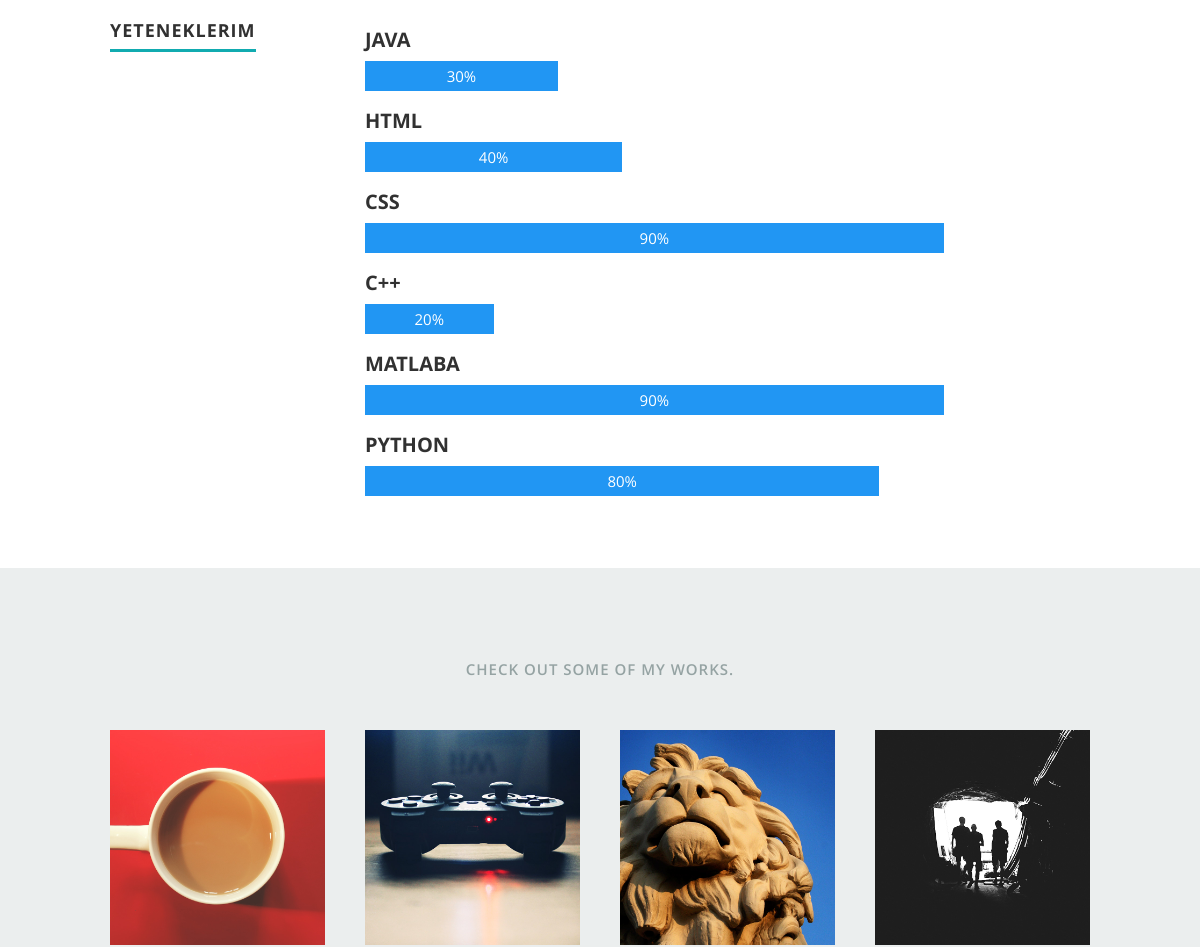
The page /htm/index.php (middle part) on the database as committed earlier.
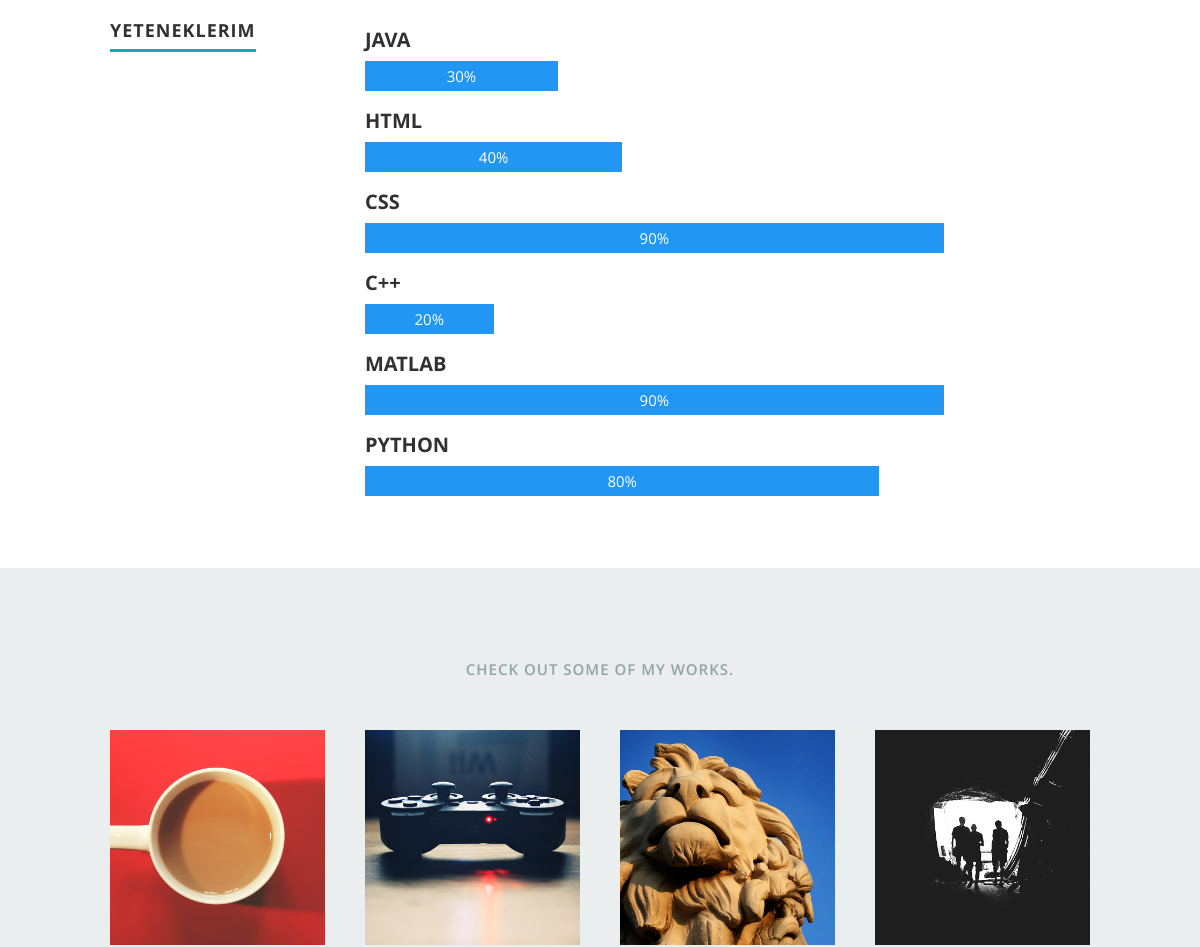
The same page on the database as committed later.
### tables this page shows
CREATE TABLE `skills` (
  `skill_id` int(11) NOT NULL,
  `title` varchar(50) NOT NULL,
  `first_skill` varchar(50) NOT NULL,
  `second_skill` varchar(50) NOT NULL,
  `third_skill` varchar(50) NOT NULL,
  `forth_skill` varchar(50) NOT NULL,
  `fifth_skill` varchar(50) NOT NULL,
  `sixth_skill` varchar(50) NOT NULL,
  `first_counter` varchar(10) NOT NULL,
  `second_counter` varchar(10) NOT NULL,
  `third_counter` varchar(10) NOT NULL,
  `forth_counter` varchar(10) NOT NULL,
  `fifth_counter` varchar(10) NOT NULL,
  `sixth_counter` varchar(10) NOT NULL
);

### htm/index.php (the view, shortened to what this page needs)
<?php
include './nedmin/connect.php';
$fetch_skill = $db->prepare('SELECT * FROM skills WHERE skill_id=1');
$fetch_skill->execute();
$fetch_s = $fetch_skill->fetch(PDO::FETCH_ASSOC);
?>
<!DOCTYPE html>
<html class="no-js" lang="en">
<head>
   <link rel="stylesheet" href="assets/css/default.css">
   <link rel="stylesheet" href="assets/css/layout.css">
   <link rel="stylesheet" href="assets/css/media-queries.css">
   <link rel="stylesheet" href="assets/css/magnific-popup.css">
</head>
<body>
   <section id="resume">
      <div class="row skill">
         <div class="three columns header-col">
            <h1><span><?php echo $fetch_s['title']; ?></span></h1>
         </div>
         <div class="nine columns main-col">
            <div class="container">
               <h4><?php echo $fetch_s['first_skill']; ?></h4>
               <div class="skills first"><?php echo $fetch_s['first_counter']; ?></div>
            </div>
            <div class="container">
               <h4><?php echo $fetch_s['second_skill']; ?></h4>
               <div class="skills second"><?php echo $fetch_s['second_counter']; ?></div>
            </div>
            <div class="container">
               <h4><?php echo $fetch_s['third_skill']; ?></h4>
               <div class="skills third"><?php echo $fetch_s['third_counter']; ?></div>
            </div>
            <div class="container">
               <h4><?php echo $fetch_s['forth_skill']; ?></h4>
               <div class="skills forth"><?php echo $fetch_s['forth_counter']; ?></div>
            </div>
            <div class="container">
               <h4><?php echo $fetch_s['fifth_skill']; ?></h4>
               <div class="skills fifth"><?php echo $fetch_s['fifth_counter']; ?></div>
            </div>
            <div class="container">
               <h4><?php echo $fetch_s['sixth_skill']; ?></h4>
               <div class="skills sixth"><?php echo $fetch_s['sixth_counter']; ?></div>
            </div>
         </div>
      </div>
   </section>
   <section id="portfolio">
      <div class="row">
         <div class="twelve columns collapsed">
            <h1>Check Out Some of My Works.</h1>
            <div id="portfolio-wrapper" class="bgrid-quarters s-bgrid-thirds cf">
               <div class="columns portfolio-item">
                  <div class="item-wrap">
                     <a href="#modal-01" title="">
                        <img alt="" src="assets/images/portfolio/coffee.jpg">
                     </a>
                  </div>
               </div>
               <div class="columns portfolio-item">
                  <div class="item-wrap">
                     <a href="#modal-02" title="">
                        <img alt="" src="assets/images/portfolio/console.jpg">
                     </a>
                  </div>
               </div>
               <div class="columns portfolio-item">
                  <div class="item-wrap">
                     <a href="#modal-03" title="">
                        <img alt="" src="assets/images/portfolio/judah.jpg">
                     </a>
                  </div>
               </div>
               <div class="columns portfolio-item">
                  <div class="item-wrap">
                     <a href="#modal-04" title="">
                        <img alt="" src="assets/images/portfolio/into-the-light.jpg">
                     </a>
                  </div>
               </div>
            </div>
         </div>
      </div>
   </section>
</body>
</html>

Rows that differ between the two databases and show on the page:
changed skills "JAVA": fifth_skill "MATLABA" → "MATLAB"
